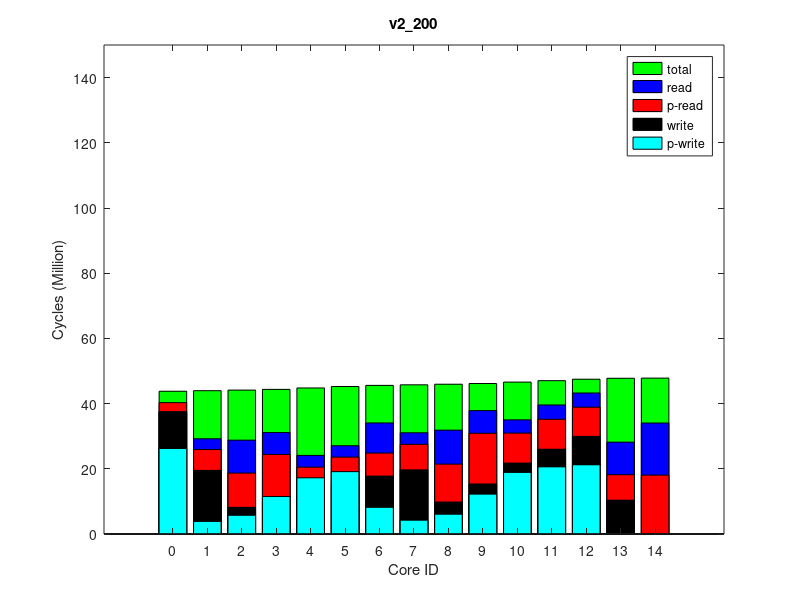

Reproduce this figure in MATLAB.
times(1, :, :) = [
2755170, 44466234, 0
6402840, 44645818, 0
10505194, 44827725, 0
14542597, 45052584, 0
8992012, 45492835, 0
8464981, 45945142, 0
7052630, 46296627, 0
7814385, 46477907, 0
11628337, 46658618, 0
15547843, 46878692, 0
9191115, 47323088, 0
9187359, 47771124, 0
8955722, 48223123, 0
7819236, 48516840, 0
17209276, 48565619, 0
];
times(2, :, :) = [
2755170, 44466723, 0
6404293, 44646308, 0
10506573, 44828237, 0
14543925, 45052982, 0
8985344, 45493173, 0
8465406, 45945552, 0
7055464, 46297029, 0
7821476, 46478317, 0
11635325, 46658988, 0
15553496, 46879075, 0
9190582, 47323474, 0
9186770, 47771477, 0
8955291, 48223452, 0
7819370, 48517187, 0
18147254, 48565409, 0
];
times(3, :, :) = [
2755170, 44466921, 0
6404026, 44646486, 0
10506009, 44828435, 0
14543939, 45053240, 0
8990654, 45493390, 0
8465005, 45945734, 0
7052608, 46297203, 0
7814526, 46478456, 0
11627491, 46659137, 0
15547022, 46879180, 0
9190299, 47323586, 0
9186393, 47771643, 0
8955237, 48223616, 0
7819565, 48517309, 0
18147353, 48565508, 0
];
times(4, :, :) = [
2755170, 44466686, 0
6403387, 44646378, 0
10505935, 44828244, 0
14543106, 45052983, 0
8991718, 45493207, 0
8464206, 45945489, 0
7052673, 46296983, 0
7815675, 46478281, 0
11628515, 46658943, 0
15547822, 46879028, 0
9191473, 47323416, 0
9187349, 47771468, 0
8955380, 48223431, 0
7819319, 48517135, 0
18147202, 48565357, 0
];
times(5, :, :) = [
2755170, 44466753, 0
6404294, 44646243, 0
10506881, 44828240, 0
14544911, 45052971, 0
8984264, 45493233, 0
8462987, 45945513, 0
7055016, 46296999, 0
7821963, 46478298, 0
11635357, 46658959, 0
15553379, 46879063, 0
9190315, 47323480, 0
9186152, 47771532, 0
8955204, 48223523, 0
7819663, 48517254, 0
18147319, 48565474, 0
];
times(6, :, :) = [
2755170, 44466368, 0
6404430, 44646077, 0
10506489, 44827986, 0
14543682, 45052729, 0
8992485, 45492932, 0
8467667, 45945256, 0
7052907, 46296735, 0
7814908, 46478042, 0
11628362, 46658721, 0
15547855, 46878760, 0
9191174, 47323139, 0
9187208, 47771191, 0
8955321, 48223189, 0
7819262, 48516909, 0
18146974, 48565129, 0
];
times(7, :, :) = [
2755170, 44466546, 0
6404732, 44646119, 0
10506373, 44828105, 0
14544077, 45052844, 0
8984589, 45493133, 0
8465410, 45945412, 0
7055781, 46296956, 0
7822231, 46478251, 0
11635466, 46658929, 0
15553606, 46878997, 0
9189761, 47323391, 0
9186246, 47771480, 0
8955368, 48223468, 0
7819585, 48517179, 0
18147249, 48565404, 0
];
times(8, :, :) = [
2755170, 44466910, 0
6403625, 44646513, 0
10506296, 44828460, 0
14544595, 45053177, 0
8990864, 45493425, 0
8464614, 45945755, 0
7053107, 46297242, 0
7815374, 46478508, 0
11628232, 46659177, 0
15547487, 46879256, 0
9190219, 47323643, 0
9186619, 47771704, 0
8955465, 48223721, 0
7819800, 48517425, 0
18147495, 48565650, 0
];
times(9, :, :) = [
2755170, 44467075, 0
6404049, 44646617, 0
10505853, 44828596, 0
14544804, 45053353, 0
8989118, 45493571, 0
8461309, 45945874, 0
7055817, 46297287, 0
7822416, 46478582, 0
11635372, 46659278, 0
15553482, 46879312, 0
9190153, 47323764, 0
9186366, 47771879, 0
8955408, 48223861, 0
7819634, 48517578, 0
18147634, 48565789, 0
];
times(10, :, :) = [
2755170, 44466763, 0
6403144, 44646426, 0
10505371, 44828362, 0
14542656, 45053101, 0
8991130, 45493310, 0
8467360, 45945667, 0
7053129, 46297129, 0
7815057, 46478416, 0
11628349, 46659115, 0
15547493, 46879207, 0
9190401, 47323598, 0
9186331, 47771654, 0
8955226, 48223651, 0
7819605, 48517348, 0
18147417, 48565572, 0
];
ave_times = round(squeeze(mean(times)));
format long g, ave_times
std_times = round(squeeze(std(times)));
format long g, std_times
polling_read_times = ave_times;
times(1, :, :) = [
26229019, 44035140, 0
3853216, 44212962, 0
5729379, 44392860, 0
11497477, 44615262, 0
17243259, 45051121, 0
19128127, 45498538, 0
8175818, 45844790, 0
4229115, 46023652, 0
6060806, 46202179, 0
12223201, 46419232, 0
18887639, 46859013, 0
20603279, 47302258, 0
21233917, 47750363, 0
0, 48040456, 0
0, 48087296, 0
];
times(2, :, :) = [
26228446, 44034412, 0
3853004, 44212130, 0
5729296, 44391993, 0
11497382, 44614487, 0
17242554, 45050324, 0
19128816, 45497724, 0
8174354, 45843892, 0
4227769, 46022788, 0
6059985, 46201281, 0
12222566, 46418321, 0
18886457, 46858104, 0
20602031, 47301313, 0
21232944, 47749432, 0
0, 48039535, 0
0, 48085801, 0
];
times(3, :, :) = [
26228087, 44034326, 0
3852797, 44212048, 0
5728942, 44391962, 0
11497612, 44614329, 0
17242917, 45050211, 0
19128126, 45497550, 0
8174468, 45843722, 0
4228146, 46022619, 0
6060269, 46201139, 0
12222637, 46418187, 0
18886187, 46857945, 0
20602577, 47301142, 0
21233260, 47749242, 0
0, 48039337, 0
0, 48085593, 0
];
times(4, :, :) = [
26228387, 44034552, 0
3852096, 44212171, 0
5728160, 44392029, 0
11496351, 44614476, 0
17242607, 45050357, 0
19129132, 45497701, 0
8174987, 45843913, 0
4228037, 46022782, 0
6059777, 46201262, 0
12222439, 46418336, 0
18886907, 46858130, 0
20602355, 47301317, 0
21233275, 47749415, 0
0, 48039489, 0
0, 48085750, 0
];
times(5, :, :) = [
26228317, 44034284, 0
3852625, 44212069, 0
5728616, 44391971, 0
11496577, 44614391, 0
17242516, 45050241, 0
19128478, 45497605, 0
8174414, 45843813, 0
4227884, 46022702, 0
6059946, 46201194, 0
12222461, 46418253, 0
18886406, 46858000, 0
20602162, 47301208, 0
21233201, 47749340, 0
0, 48039438, 0
0, 48085683, 0
];
times(6, :, :) = [
26228560, 44034602, 0
3852340, 44212261, 0
5728315, 44392123, 0
11496641, 44614665, 0
17242975, 45050483, 0
19130278, 45497896, 0
8174860, 45844041, 0
4228206, 46022941, 0
6060022, 46201465, 0
12222436, 46418531, 0
18886864, 46858344, 0
20602440, 47301561, 0
21233511, 47749681, 0
0, 48039783, 0
0, 48086051, 0
];
times(7, :, :) = [
26228429, 44034295, 0
3852669, 44212113, 0
5728750, 44391977, 0
11496957, 44614335, 0
17242817, 45050316, 0
19130297, 45497689, 0
8174767, 45843856, 0
4227852, 46022708, 0
6059930, 46201242, 0
12222389, 46418282, 0
18886279, 46858040, 0
20602096, 47301272, 0
21233151, 47749374, 0
0, 48039455, 0
0, 48085722, 0
];
times(8, :, :) = [
26228390, 44034210, 0
3852626, 44212016, 0
5728751, 44391837, 0
11497208, 44614259, 0
17242768, 45050156, 0
19127613, 45497484, 0
8174444, 45843723, 0
4227904, 46022618, 0
6059834, 46201092, 0
12222378, 46418153, 0
18886503, 46857916, 0
20602073, 47301117, 0
21233054, 47749218, 0
0, 48039298, 0
0, 48085565, 0
];
times(9, :, :) = [
26228425, 44034137, 0
3852629, 44211964, 0
5728633, 44391798, 0
11496908, 44614233, 0
17242696, 45050154, 0
19128740, 45497519, 0
8174526, 45843702, 0
4227728, 46022650, 0
6059875, 46201149, 0
12222766, 46418192, 0
18886483, 46857958, 0
20602002, 47301143, 0
21232805, 47749281, 0
0, 48039377, 0
0, 48085642, 0
];
times(10, :, :) = [
26227976, 44034241, 0
3852508, 44212051, 0
5728520, 44391884, 0
11496449, 44614331, 0
17242735, 45050244, 0
19130165, 45497649, 0
8174693, 45843829, 0
4227999, 46022727, 0
6059928, 46201290, 0
12222222, 46418351, 0
18886663, 46858095, 0
20602046, 47301331, 0
21233220, 47749413, 0
0, 48039518, 0
0, 48085773, 0
];
ave_times = round(squeeze(mean(times)));
format long g, ave_times
std_times = round(squeeze(std(times)));
format long g, std_times
polling_write_times = ave_times;
times(1, :, :) = [
0, 61073971, 0
9706030, 61345806, 64000
20609442, 61592627, 128000
21257518, 61899264, 64000
12595183, 62539675, 64000
11975432, 63157395, 64000
16308999, 63691438, 128000
11363815, 63952847, 64000
22044831, 64193921, 128000
22520393, 64520821, 64000
13250145, 65147259, 64000
13583491, 65780319, 64000
13304681, 66412276, 64000
17795675, 66826531, 128000
33517900, 66913584, 250000
];
times(2, :, :) = [
0, 60761668, 0
9707573, 61029940, 64000
20609933, 61275634, 128000
21260432, 61580758, 64000
12598123, 62215005, 64000
11975727, 62830119, 64000
16308953, 63357849, 128000
11375352, 63618443, 64000
22047502, 63857670, 128000
22510963, 64181666, 64000
13272764, 64803617, 64000
13588100, 65432336, 64000
13309198, 66059793, 64000
17796320, 66471057, 128000
34099560, 66557542, 250000
];
times(3, :, :) = [
0, 60761649, 0
9707730, 61029985, 64000
20609759, 61275998, 128000
21259963, 61580795, 64000
12596122, 62214968, 64000
11975878, 62830107, 64000
16309005, 63357821, 128000
11376047, 63618142, 64000
22048180, 63857615, 128000
22511089, 64181674, 64000
13276522, 64803652, 64000
13588651, 65432320, 64000
13309346, 66059794, 64000
17796239, 66471067, 128000
34099566, 66557551, 250000
];
times(4, :, :) = [
0, 60761946, 0
9708075, 61030194, 64000
20609622, 61276204, 128000
21260342, 61580909, 64000
12599179, 62215144, 64000
11975057, 62830264, 64000
16308722, 63358020, 128000
11375487, 63618571, 64000
22048382, 63857798, 128000
22510819, 64181817, 64000
13272127, 64803750, 64000
13588181, 65432400, 64000
13309269, 66059858, 64000
17796354, 66471128, 128000
34099645, 66557607, 250000
];
times(5, :, :) = [
0, 60761632, 0
9707647, 61029994, 64000
20609807, 61275600, 128000
21260425, 61580668, 64000
12600658, 62214898, 64000
11976284, 62830089, 64000
16308928, 63357836, 128000
11375641, 63618420, 64000
22047664, 63857627, 128000
22510269, 64181636, 64000
13275103, 64803585, 64000
13588064, 65432254, 64000
13309121, 66059743, 64000
17796198, 66471009, 128000
34099448, 66557491, 250000
];
times(6, :, :) = [
0, 60761985, 0
9707793, 61030277, 64000
20609852, 61276242, 128000
21260378, 61581064, 64000
12596387, 62215235, 64000
11975346, 62830364, 64000
16308901, 63358136, 128000
11375901, 63618689, 64000
22048189, 63857911, 128000
22511507, 64181946, 64000
13275938, 64803901, 64000
13588749, 65432554, 64000
13309104, 66060033, 64000
17796393, 66471312, 128000
34099819, 66557797, 250000
];
times(7, :, :) = [
0, 60761864, 0
9707410, 61030155, 64000
20609275, 61276206, 128000
21260193, 61581010, 64000
12598337, 62215137, 64000
11975428, 62830308, 64000
16309014, 63358099, 128000
11375630, 63618340, 64000
22048113, 63857871, 128000
22510914, 64181895, 64000
13275552, 64803849, 64000
13588154, 65432501, 64000
13309332, 66059983, 64000
17796462, 66471250, 128000
34099760, 66557721, 250000
];
times(8, :, :) = [
0, 60761838, 0
9707570, 61030141, 64000
20609923, 61275815, 128000
21260186, 61580891, 64000
12600495, 62215185, 64000
11976111, 62830327, 64000
16308985, 63358076, 128000
11375481, 63618655, 64000
22047839, 63857867, 128000
22510770, 64181858, 64000
13274129, 64803843, 64000
13588095, 65432523, 64000
13309247, 66059978, 64000
17796473, 66471246, 128000
34099717, 66557734, 250000
];
times(9, :, :) = [
0, 60761755, 0
9707664, 61030102, 64000
20609495, 61275700, 128000
21260402, 61580816, 64000
12595970, 62214976, 64000
11975572, 62830060, 64000
16308919, 63357820, 128000
11375745, 63618434, 64000
22047738, 63857583, 128000
22511378, 64181609, 64000
13275708, 64803563, 64000
13588660, 65432198, 64000
13308931, 66059686, 64000
17796191, 66470953, 128000
34099434, 66557429, 250000
];
times(10, :, :) = [
0, 60761699, 0
9707703, 61030066, 64000
20610031, 61275996, 128000
21260219, 61580727, 64000
12596479, 62214998, 64000
11974869, 62830168, 64000
16309014, 63358183, 128000
11375903, 63618150, 64000
22048716, 63857670, 128000
22511813, 64181656, 64000
13275586, 64803625, 64000
13588675, 65432258, 64000
13309086, 66059731, 64000
17796266, 66471008, 128000
34099502, 66557490, 250000
];
ave_times = round(squeeze(mean(times)));
format long g, ave_times
std_times = round(squeeze(std(times)));
format long g, std_times
read_times = ave_times;
times(1, :, :) = [
0, 43790180, 0
0, 43966617, 0
0, 44145768, 0
0, 44365993, 0
0, 44798261, 0
0, 45242899, 0
0, 45588971, 0
0, 45766623, 0
0, 45944437, 0
0, 46161535, 0
0, 46598705, 0
0, 47038804, 0
0, 47481943, 0
0, 47771402, 0
0, 47818236, 0
];
times(2, :, :) = [
0, 43790188, 0
0, 43966666, 0
0, 44145835, 0
0, 44366050, 0
0, 44798272, 0
0, 45243198, 0
0, 45589250, 0
0, 45766908, 0
0, 45944703, 0
0, 46161822, 0
0, 46599025, 0
0, 47039399, 0
0, 47482548, 0
0, 47772025, 0
0, 47818285, 0
];
times(3, :, :) = [
0, 43790472, 0
0, 43966983, 0
0, 44146185, 0
0, 44366470, 0
0, 44798689, 0
0, 45243623, 0
0, 45589704, 0
0, 45767315, 0
0, 45945411, 0
0, 46162523, 0
0, 46599709, 0
0, 47040092, 0
0, 47483222, 0
0, 47772700, 0
0, 47818967, 0
];
times(4, :, :) = [
0, 43791341, 0
0, 43967774, 0
0, 44146881, 0
0, 44367120, 0
0, 44799395, 0
0, 45244274, 0
0, 45590364, 0
0, 45768046, 0
0, 45946118, 0
0, 46163211, 0
0, 46600398, 0
0, 47040498, 0
0, 47483686, 0
0, 47773156, 0
0, 47819427, 0
];
times(5, :, :) = [
0, 43789978, 0
0, 43966403, 0
0, 44145568, 0
0, 44365464, 0
0, 44797731, 0
0, 45242720, 0
0, 45588785, 0
0, 45766440, 0
0, 45944251, 0
0, 46161345, 0
0, 46598550, 0
0, 47038670, 0
0, 47481813, 0
0, 47771284, 0
0, 47817553, 0
];
times(6, :, :) = [
0, 43790001, 0
0, 43966465, 0
0, 44145667, 0
0, 44365891, 0
0, 44798168, 0
0, 45243067, 0
0, 45589135, 0
0, 45766805, 0
0, 45944590, 0
0, 46161739, 0
0, 46598963, 0
0, 47039054, 0
0, 47482204, 0
0, 47771674, 0
0, 47817929, 0
];
times(7, :, :) = [
0, 43791645, 0
0, 43968109, 0
0, 44147317, 0
0, 44367179, 0
0, 44799451, 0
0, 45244395, 0
0, 45590448, 0
0, 45768104, 0
0, 45946211, 0
0, 46163281, 0
0, 46600491, 0
0, 47040922, 0
0, 47484077, 0
0, 47773556, 0
0, 47819831, 0
];
times(8, :, :) = [
0, 43789596, 0
0, 43966139, 0
0, 44145222, 0
0, 44365195, 0
0, 44797479, 0
0, 45242388, 0
0, 45588432, 0
0, 45766112, 0
0, 45944183, 0
0, 46161264, 0
0, 46598505, 0
0, 47038579, 0
0, 47481754, 0
0, 47771224, 0
0, 47817493, 0
];
times(9, :, :) = [
0, 43790046, 0
0, 43966528, 0
0, 44145694, 0
0, 44365918, 0
0, 44798255, 0
0, 45242893, 0
0, 45588991, 0
0, 45766660, 0
0, 45944429, 0
0, 46161549, 0
0, 46598738, 0
0, 47039105, 0
0, 47482248, 0
0, 47771728, 0
0, 47817988, 0
];
times(10, :, :) = [
0, 43791472, 0
0, 43967914, 0
0, 44147087, 0
0, 44366989, 0
0, 44799326, 0
0, 45244149, 0
0, 45590224, 0
0, 45767882, 0
0, 45945666, 0
0, 46162737, 0
0, 46599976, 0
0, 47040350, 0
0, 47483477, 0
0, 47772953, 0
0, 47819202, 0
];
ave_times = round(squeeze(mean(times)));
format long g, ave_times
std_times = round(squeeze(std(times)));
format long g, std_times
total_times = ave_times;
times(1, :, :) = [
37540463, 50645666, 64000
19509675, 50816366, 128000
8177195, 50929616, 64000
9863105, 51103338, 64000
11498533, 51582170, 64000
15095779, 52063716, 64000
17760003, 52438272, 64000
19678199, 52606390, 128000
9795391, 52806821, 64000
15326650, 53048763, 64000
21741508, 53523239, 64000
25990708, 54005949, 64000
29938404, 54486166, 64000
10373569, 54819212, 64000
0, 54866028, 0
];
times(2, :, :) = [
37540395, 50645650, 64000
19509261, 50816343, 128000
8177035, 50929596, 64000
9865320, 51113692, 64000
11506236, 51586556, 64000
15095878, 52068401, 64000
17754736, 52442963, 64000
19677166, 52613787, 128000
9831900, 52808374, 64000
15369113, 53049979, 64000
21749379, 53524431, 64000
25987084, 54007118, 64000
29939111, 54487319, 64000
10373839, 54820351, 64000
0, 54866594, 0
];
times(3, :, :) = [
37540278, 50645510, 64000
19509456, 50816224, 128000
8176910, 50929469, 64000
9858045, 51109433, 64000
11522036, 51588065, 64000
15133907, 52069937, 64000
17754894, 52444504, 64000
19685465, 52615334, 128000
9786483, 52807699, 64000
15326926, 53049597, 64000
21771570, 53524101, 64000
26011169, 54006818, 64000
29939832, 54486994, 64000
10373856, 54820046, 64000
0, 54866303, 0
];
times(4, :, :) = [
37540580, 50645806, 64000
19510132, 50816508, 128000
8177104, 50929776, 64000
9863079, 51103447, 64000
11481612, 51582594, 64000
15073789, 52064161, 64000
17760735, 52438715, 64000
19678090, 52609514, 128000
9773451, 52806151, 64000
15297398, 53047786, 64000
21705466, 53521922, 64000
25973793, 54004645, 64000
29936609, 54484846, 64000
10373836, 54817880, 64000
0, 54864132, 0
];
times(5, :, :) = [
37540364, 50645587, 64000
19509264, 50816302, 128000
8176954, 50929539, 64000
9854768, 51109460, 64000
11527865, 51588203, 64000
15137623, 52070076, 64000
17766300, 52444642, 64000
19684463, 52615456, 128000
9796146, 52808975, 64000
15351405, 53050291, 64000
21776891, 53524459, 64000
26010237, 54007199, 64000
29940813, 54487385, 64000
10373981, 54820412, 64000
0, 54866656, 0
];
times(6, :, :) = [
37540539, 50645767, 64000
19509730, 50816469, 128000
8177030, 50929718, 64000
9870478, 51103554, 64000
11514366, 51582717, 64000
15116470, 52064279, 64000
17759543, 52438852, 64000
19679445, 52606978, 128000
9794510, 52807757, 64000
15335667, 53049688, 64000
21753596, 53524187, 64000
25994443, 54006873, 64000
29939156, 54487109, 64000
10373977, 54820154, 64000
0, 54866410, 0
];
times(7, :, :) = [
37540520, 50645724, 64000
19509424, 50816444, 128000
8176951, 50929705, 64000
9870429, 51103383, 64000
11508849, 51581717, 64000
15112471, 52063584, 64000
17759542, 52438169, 64000
19672329, 52610208, 128000
9820570, 52808028, 64000
15362280, 53049357, 64000
21752313, 53523840, 64000
25998821, 54006545, 64000
29942390, 54486730, 64000
10373920, 54819770, 64000
0, 54866030, 0
];
times(8, :, :) = [
37540536, 50645771, 64000
19510129, 50816448, 128000
8177138, 50929704, 64000
9863074, 51107715, 64000
11515895, 51586901, 64000
15127837, 52068433, 64000
17753482, 52442986, 64000
19678206, 52613796, 128000
9821400, 52808453, 64000
15366401, 53050095, 64000
21777328, 53524260, 64000
26017598, 54006933, 64000
29940706, 54487130, 64000
10373871, 54820161, 64000
0, 54866411, 0
];
times(9, :, :) = [
37540468, 50645723, 64000
19509959, 50816431, 128000
8177099, 50929695, 64000
9854001, 51110112, 64000
11494894, 51588625, 64000
15083970, 52059224, 64000
17754490, 52433637, 64000
19670949, 52610423, 128000
9799205, 52806787, 64000
15323427, 53048471, 64000
21716447, 53522951, 64000
25988148, 54005650, 64000
29938757, 54485870, 64000
10373912, 54818910, 64000
0, 54865171, 0
];
times(10, :, :) = [
37540336, 50645571, 64000
19509834, 50816282, 128000
8177193, 50929517, 64000
9858047, 51104556, 64000
11542342, 51582928, 64000
15162667, 52064763, 64000
17761069, 52439294, 64000
19675884, 52607419, 128000
9811266, 52808239, 64000
15361852, 53050139, 64000
21761072, 53524328, 64000
26009572, 54007022, 64000
29939422, 54487204, 64000
10373902, 54820250, 64000
0, 54866497, 0
];
ave_times = round(squeeze(mean(times)));
format long g, ave_times
std_times = round(squeeze(std(times)));
format long g, std_times
write_times = ave_times;
mytitle = 'v2\_200';
% order = [1 2 3 4 8 7 6 5 9 10 11 12 15 14 13];
order = 1:15;

total_times = total_times(:, 2)(order);

read_times = read_times(:, 1)(order);
write_times = write_times(:, 1)(order);

polling_read_times = polling_read_times(:, 1)(order);
polling_write_times = polling_write_times(:, 1)(order);

total_times /= 1000000;

read_times /= 1000000;
write_times /= 1000000;

polling_read_times /= 1000000;
polling_write_times /= 1000000;

% laying read on top of write
read_times += write_times;
polling_read_times += write_times;

figure(1);
clf()
% set(gcf, 'Position', get(0,'Screensize'));
% set(gcf,'units','normalized','outerposition',[0 0 1 1])
bar(0:14, total_times,'g');
hold on;
bar(0:14, read_times,'b');
bar(0:14, polling_read_times,'r');
bar(0:14, write_times,'k');
bar(0:14, polling_write_times,'c');
hold off

axis([-2 16 0 150])
% axis([-1 15])
set(gca,'XTick',0:14);
% set(gca,'xticklabel',{ '0'; '1'; '2'; '3'; '7'; '6'; '5'; '4'; '8'; '9'; '10'; '11'; '15'; '14'; '13' })

xlabel('Core ID')
ylabel('Cycles (Million)')

legend('total', 'read', 'p-read', 'write', 'p-write')
title(mytitle)
print(1, strcat(mytitle, '.png'))
